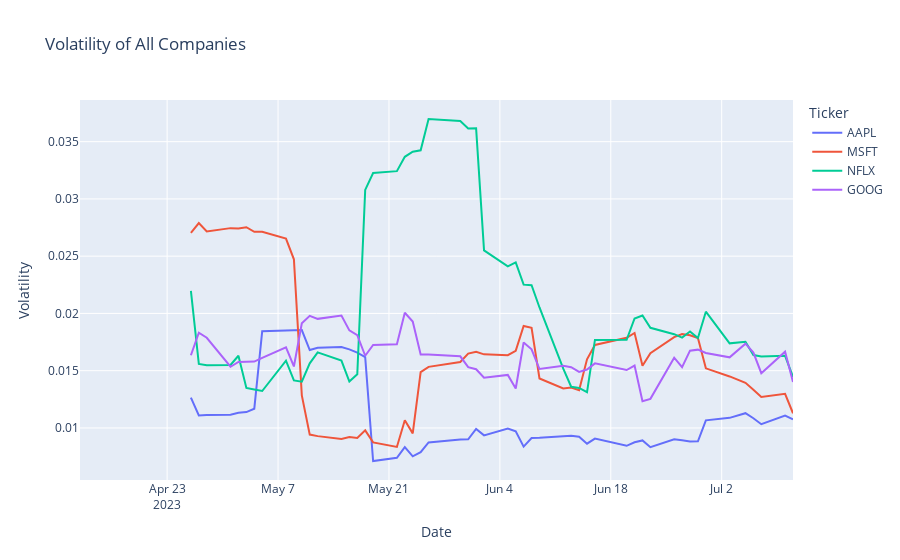

The notebook cell saved with this chart:
### Code cell
df['Volatility'] = df.groupby('Ticker')['Close'].pct_change().rolling(window=10).std().reset_index(0, drop=True)
fig = px.line(df, x='Date', y='Volatility',
              color='Ticker',
              title='Volatility of All Companies')
fig.show()
